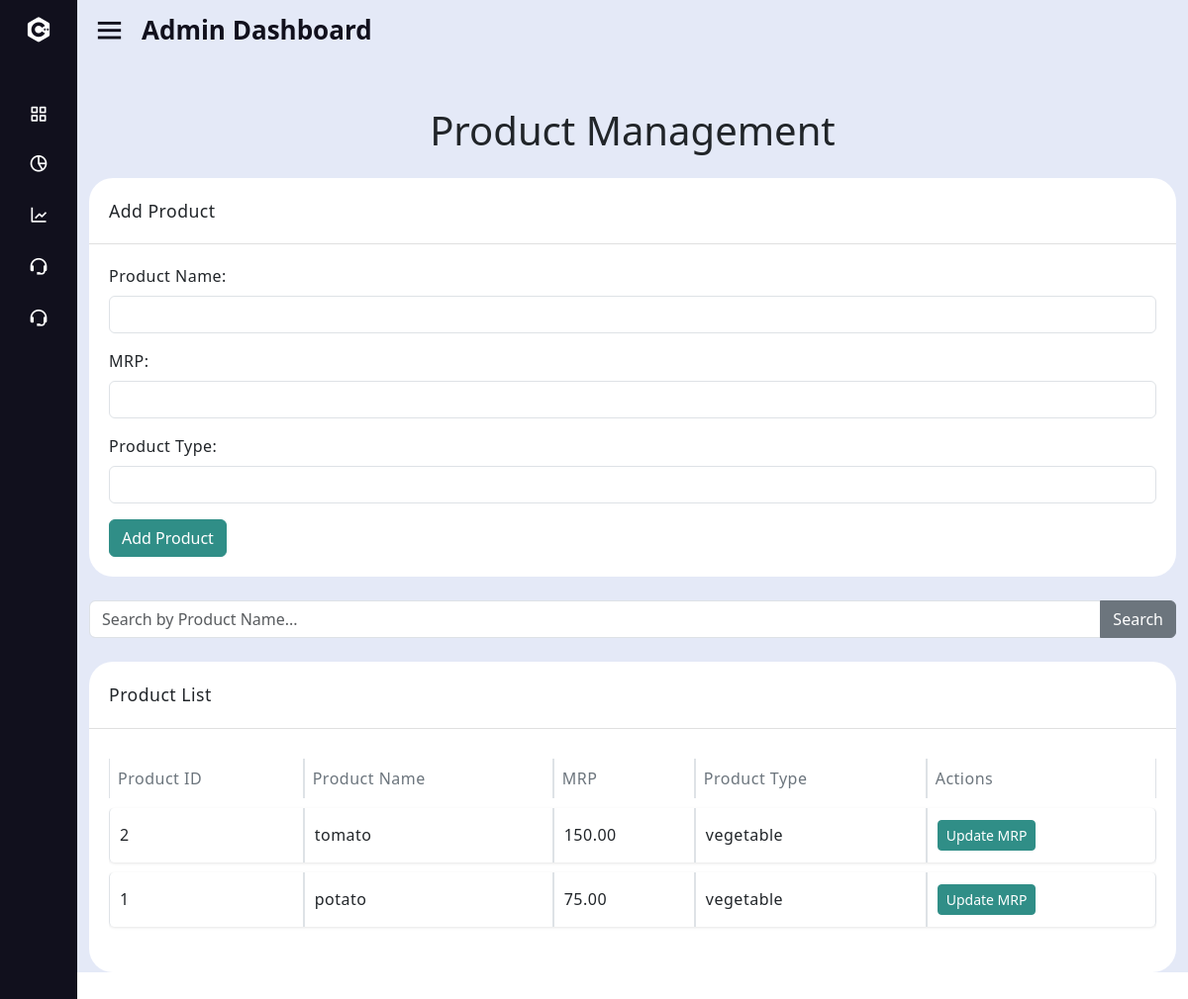
Screenshot of /Organaization/addProduct.php with the database file from the repository.
### tables this page shows
CREATE TABLE `product_t` (
  `productID` int(11) NOT NULL,
  `product_name` varchar(100) DEFAULT NULL,
  `shelf_life` int(11) DEFAULT NULL,
  `temp` varchar(20) DEFAULT NULL,
  `humidity` varchar(20) DEFAULT NULL,
  `mrp` decimal(10,2) DEFAULT NULL,
  `product_type` varchar(20) DEFAULT NULL
);

### Organaization/addProduct.php (the view, shortened to what this page needs)
<?php
$servername = "localhost";
$username = "root";
$password = "";
$dbname = "traceroots";
$conn = new mysqli($servername, $username, $password, $dbname);
$search = isset($_GET['search']) ? $_GET['search'] : '';
$productQuery = "SELECT * FROM product_t WHERE product_name LIKE ? ORDER BY productID DESC";
$stmt = $conn->prepare($productQuery);
$searchParam = "%" . $search . "%";
$stmt->bind_param("s", $searchParam);
$stmt->execute();
$productResult = $stmt->get_result();
?>
<!DOCTYPE html>
<html lang="en">
<head>
    <link href="https://cdn.jsdelivr.net/npm/bootstrap@5.3.0/dist/css/bootstrap.min.css" rel="stylesheet">
    <link href="https://cdnjs.cloudflare.com/ajax/libs/font-awesome/6.0.0-beta3/css/all.min.css" rel="stylesheet">
    <link rel="stylesheet" href="style.css">
    <link href='https://unpkg.com/boxicons@2.0.7/css/boxicons.min.css' rel='stylesheet'>
</head>
<body>
    <div class="sidebar close">
        <div class="logo-details">
          <i class='bx bxl-c-plus-plus'></i>
        </div>
        <ul class="nav-links">
        <li>
            <a href="organaization_dashboard.php">
              <i class='bx bx-grid-alt' ></i>
            </a>
          </li>
          <li>
            <a href="manageTranceport.php">
              <i class='bx bx-pie-chart-alt-2' ></i>
            </a>
          </li>
          <li>
            <a href="warehouseManagement.php">
              <i class='bx bx-line-chart' ></i>
            </a>
          </li>
          <li>
            <a href="pending_users.php">
              <i class='bx bx-support' ></i>
            </a>
          </li>
          <li>
            <a href="addProduct.php">
              <i class='bx bx-support' ></i>
            </a>
          </li>
    </ul>
      </div>
      <section class="home-section">
        <div class="home-content">
            <i class='bx bx-menu'></i>
            <span class="text">Admin Dashboard</span>
        </div>
        <div class="container my-5">
        <h1 class="text-center">Product Management</h1>
        <div class="card my-4">
            <div class="card-header">Add Product</div>
            <div class="card-body">
                <form method="POST" action="">
                    <div class="mb-3">
                        <label for="product_name" class="form-label">Product Name:</label>
                        <input type="text" id="product_name" name="product_name" class="form-control" required>
                    </div>
                    <div class="mb-3">
                        <label for="mrp" class="form-label">MRP:</label>
                        <input type="number" id="mrp" name="mrp" class="form-control" step="0.01" required>
                    </div>
                    <div class="mb-3">
                        <label for="product_type" class="form-label">Product Type:</label>
                        <input type="text" id="product_type" name="product_type" class="form-control" required>
                    </div>
                    <button type="submit" name="addProduct" class="btn btn-primary">Add Product</button>
                </form>
            </div>
        </div>
        <form method="GET" action="" class="mb-4">
            <div class="input-group">
                <input type="text" name="search" class="form-control" placeholder="Search by Product Name..." value="<?php echo htmlspecialchars($search); ?>">
                <button type="submit" class="btn btn-secondary">Search</button>
            </div>
        </form>
        <div class="card">
            <div class="card-header">Product List</div>
            <div class="card-body">
                <div class="table-responsive">
                    <table class="table table-bordered">
                        <thead>
                            <tr>
                                <th>Product ID</th>
                                <th>Product Name</th>
                                <th>MRP</th>
                                <th>Product Type</th>
                                <th>Actions</th>
                            </tr>
                        </thead>
                        <tbody>
                            <?php if ($productResult->num_rows > 0): ?>
                                <?php while ($row = $productResult->fetch_assoc()): ?>
                                    <tr>
                                        <td><?php echo $row['productID']; ?></td>
                                        <td><?php echo $row['product_name']; ?></td>
                                        <td><?php echo $row['mrp']; ?></td>
                                        <td><?php echo $row['product_type']; ?></td>
                                        <td>
                                            <button class="btn btn-sm btn-primary" onclick="updateMRP(<?php echo $row['productID']; ?>, '<?php echo $row['product_name']; ?>', <?php echo $row['mrp']; ?>)">Update MRP</button>
                                        </td>
                                    </tr>
                                <?php endwhile; ?>
                            <?php else: ?>
                                <tr>
                                    <td colspan="5" class="text-center">No products found.</td>
                                </tr>
                            <?php endif; ?>
                        </tbody>
                    </table>
                </div>
            </div>
        </div>
    </div>
</body>
</html>

### Organaization/style.css (style rules this page uses)
.sidebar { position: fixed; top: 0; left: 0; height: 100%; width: 260px; background: #11101d; z-index: 100; transition: all 0.5s ease; }
.sidebar.close { width: 78px; }
.sidebar .logo-details { height: 60px; width: 100%; display: flex; align-items: center; }
.sidebar .logo-details i { font-size: 30px; color: #fff; height: 50px; min-width: 78px; text-align: center; line-height: 50px; }
.sidebar .nav-links { height: 100%; padding: 30px 0 150px 0; overflow: auto; }
.sidebar.close .nav-links { overflow: visible; }
.sidebar .nav-links li { position: relative; list-style: none; transition: all 0.4s ease; }
.sidebar .nav-links li i { height: 50px; min-width: 78px; text-align: center; line-height: 50px; color: #fff; font-size: 20px; cursor: pointer; transition: all 0.3s ease; }
.sidebar .nav-links li a { display: flex; align-items: center; text-decoration: none; }
.home-section { position: relative; background: #E4E9F7; left: 260px; width: calc(100% - 260px); transition: all 0.5s ease; }
.sidebar.close ~ .home-section { left: 78px; width: calc(100% - 78px); }
.home-section .home-content { height: 60px; display: flex; align-items: center; }
.home-section .home-content .bx-menu, .home-section .home-content .text { color: #11101d; font-size: 35px; }
.home-section .home-content .bx-menu { margin: 0 15px; cursor: pointer; }
.home-section .home-content .text { font-size: 26px; font-weight: 600; }
.card { border-radius: 1.5rem; border: unset; margin-bottom: 30px; letter-spacing: 0.5px; transition: all 0.3s ease; }
.card-header { background-color: var(--white); padding: 20px; border-bottom: 1px solid #e5e5e5; position: relative; }
.card-body { padding: 20px; background-color: transparent; }
.btn-primary { background-color: #308e87 !important; border: 1px solid #308e87; color: #ffffff; }
.table th, .table td { vertical-align: middle; }
.card-header { border-bottom: 1px solid #e0e0e0; font-weight: 500; font-size: 1.1em; }
.table { border-collapse: separate; border-spacing: 0 10px; }
.table thead th { color: #6c757d; font-weight: 500; }
.table tbody tr { background-color: #ffffff; border-radius: 5px; box-shadow: 0px 1px 3px rgba(0, 0, 0, 0.1); }
.table tbody tr td { vertical-align: middle; padding: 12px 10px; border-top: none; }
.table tbody tr td:first-child { border-top-left-radius: 5px; border-bottom-left-radius: 5px; }
.table tbody tr td:last-child { border-top-right-radius: 5px; border-bottom-right-radius: 5px; }

### rows the page displays
product_t: productID "2", product_name "tomato", mrp "150.00", product_type "vegetable"
product_t: productID "1", product_name "potato", mrp "75.00", product_type "vegetable"
